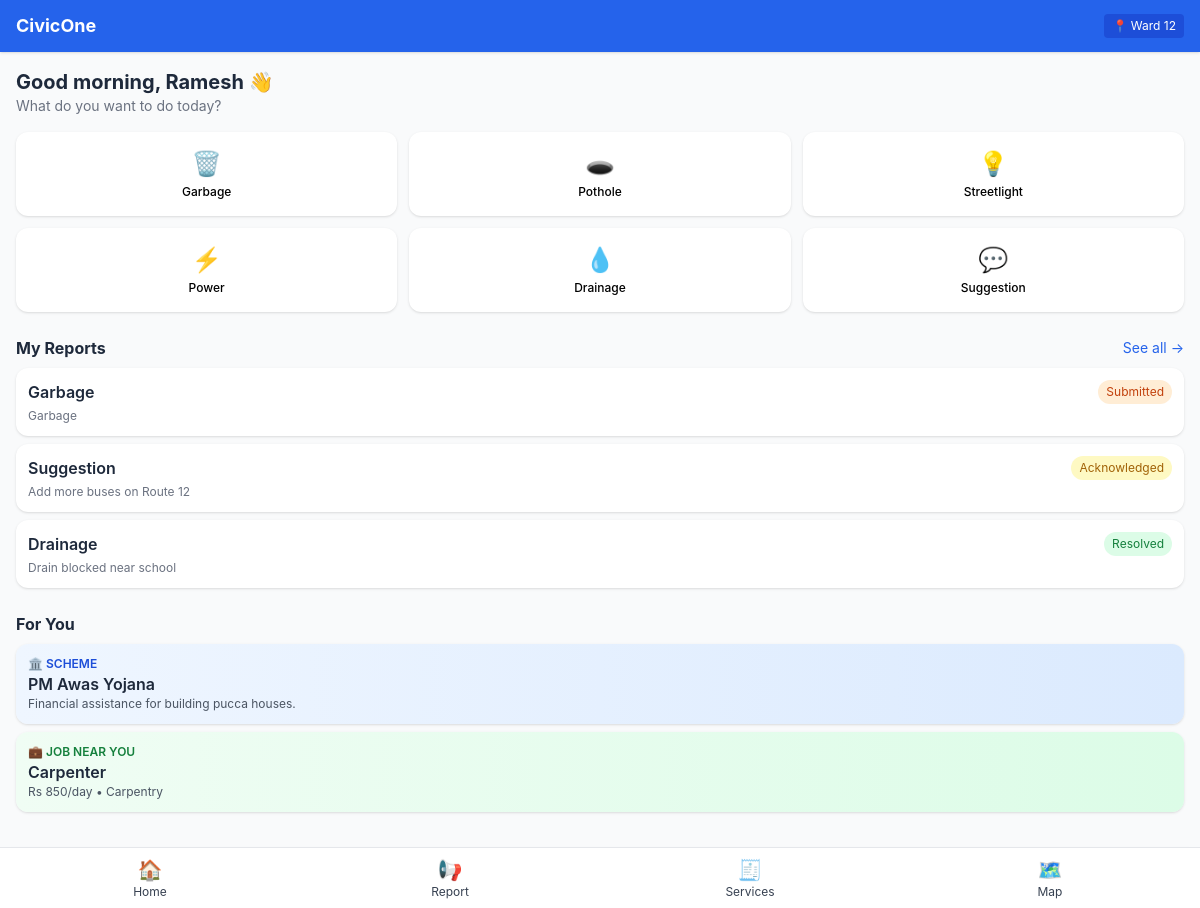
Before: / with the older database file.
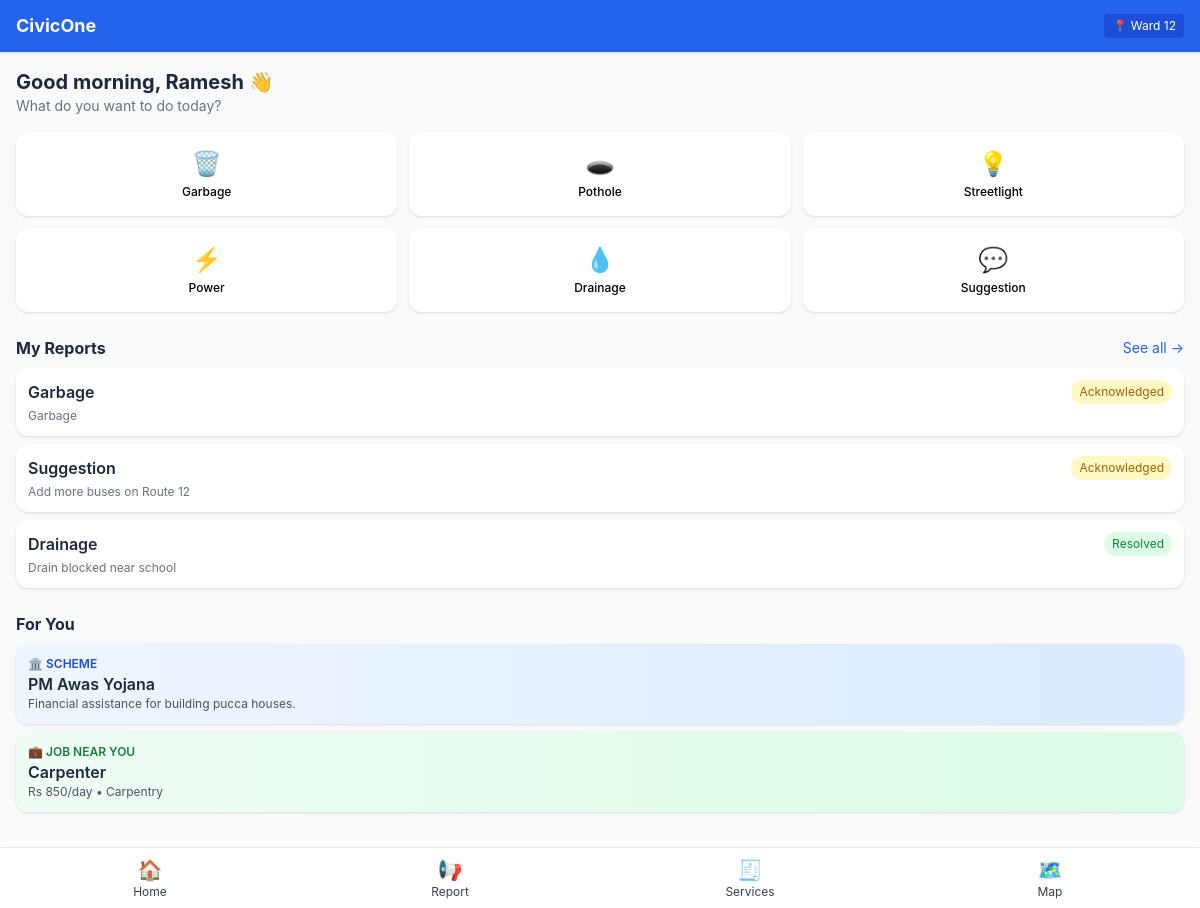
After: the same page with the newer database file.
### tables this page shows
CREATE TABLE report (
  id INTEGER PRIMARY KEY AUTOINCREMENT,
  category TEXT NOT NULL,
  title TEXT NOT NULL,
  description TEXT,
  photo TEXT,
  resolution_photo TEXT,
  lat REAL,
  lng REAL,
  ward TEXT DEFAULT 'Ward 12',
  status TEXT DEFAULT 'Submitted',
  upvotes INTEGER DEFAULT 0,
  created_at TIMESTAMP DEFAULT CURRENT_TIMESTAMP
);

### app.py (the view)
@app.route("/")
def home():
    db = get_db()
    reports = db.execute("SELECT * FROM report ORDER BY id DESC LIMIT 3").fetchall()
    scheme = db.execute("SELECT * FROM scheme ORDER BY RANDOM() LIMIT 1").fetchone()
    job = db.execute("SELECT * FROM job ORDER BY RANDOM() LIMIT 1").fetchone()
    db.close()
    return render_template("home.html", reports=reports, scheme=scheme, job=job)

### app.py (called while the page is built)
@app.template_filter("status_class")
def status_class_filter(status):
    if status == "Resolved":
        return "bg-green-100 text-green-700"
    if status == "In Progress":
        return "bg-blue-100 text-blue-700"
    if status == "Acknowledged":
        return "bg-yellow-100 text-yellow-700"
    if status == "Rejected":
        return "bg-red-100 text-red-700"
    return "bg-orange-100 text-orange-700"

def get_db():
    conn = sqlite3.connect(DB_PATH)
    conn.row_factory = sqlite3.Row
    return conn

### templates/home.html
{% extends "base_mobile.html" %}
{% block content %}
<div class="p-4">
  <h2 class="text-xl font-bold text-slate-800">Good morning, Ramesh 👋</h2>
  <p class="text-sm text-gray-500 mb-4">What do you want to do today?</p>
  <div class="grid grid-cols-3 gap-3">
    <a href="/report/new?cat=garbage" class="bg-white p-4 rounded-xl shadow tap flex flex-col items-center">
      <div class="text-2xl">🗑️</div><div class="text-xs mt-1 font-medium">Garbage</div>
    </a>
    <a href="/report/new?cat=pothole" class="bg-white p-4 rounded-xl shadow tap flex flex-col items-center">
      <div class="text-2xl">🕳️</div><div class="text-xs mt-1 font-medium">Pothole</div>
    </a>
    <a href="/report/new?cat=streetlight" class="bg-white p-4 rounded-xl shadow tap flex flex-col items-center">
      <div class="text-2xl">💡</div><div class="text-xs mt-1 font-medium">Streetlight</div>
    </a>
    <a href="/report/new?cat=power" class="bg-white p-4 rounded-xl shadow tap flex flex-col items-center">
      <div class="text-2xl">⚡</div><div class="text-xs mt-1 font-medium">Power</div>
    </a>
    <a href="/report/new?cat=drainage" class="bg-white p-4 rounded-xl shadow tap flex flex-col items-center">
      <div class="text-2xl">💧</div><div class="text-xs mt-1 font-medium">Drainage</div>
    </a>
    <a href="/report/new?cat=suggestion" class="bg-white p-4 rounded-xl shadow tap flex flex-col items-center">
      <div class="text-2xl">💬</div><div class="text-xs mt-1 font-medium">Suggestion</div>
    </a>
  </div>
  <div class="flex justify-between items-center mt-6 mb-2">
    <h3 class="font-bold text-slate-800">My Reports</h3>
    <a href="/reports" class="text-blue-600 text-sm">See all →</a>
  </div>
  <div class="space-y-2">
    {% for r in reports %}
    <a href="/reports/{{ r.id }}" class="block bg-white p-3 rounded-xl shadow">
      <div class="flex justify-between items-start">
        <span class="font-semibold capitalize text-slate-800">{{ r.category }}</span>
        <span class="text-xs px-2 py-1 rounded-full {{ status_class(r.status) }}">{{ r.status }}</span>
      </div>
      <div class="text-xs text-gray-500 mt-1">{{ r.title }}</div>
    </a>
    {% endfor %}
  </div>
  <h3 class="font-bold text-slate-800 mt-6 mb-2">For You</h3>
  {% if scheme %}
  <a href="/schemes/{{ scheme.id }}" class="block bg-gradient-to-r from-blue-50 to-blue-100 p-3 rounded-xl shadow mb-2">
    <div class="text-xs text-blue-700 font-semibold">🏛️ SCHEME</div>
    <div class="font-semibold text-slate-800">{{ scheme.name }}</div>
    <div class="text-xs text-gray-600">{{ scheme.description }}</div>
  </a>
  {% endif %}
  {% if job %}
  <a href="/jobs/{{ job.id }}" class="block bg-gradient-to-r from-green-50 to-green-100 p-3 rounded-xl shadow">
    <div class="text-xs text-green-700 font-semibold">💼 JOB NEAR YOU</div>
    <div class="font-semibold text-slate-800">{{ job.title }}</div>
    <div class="text-xs text-gray-600">{{ job.wage }} • {{ job.skill }}</div>
  </a>
  {% endif %}
</div>
{% endblock %}

Changed rows visible on the page:
changed report "Garbage": status "Submitted" → "Acknowledged"
